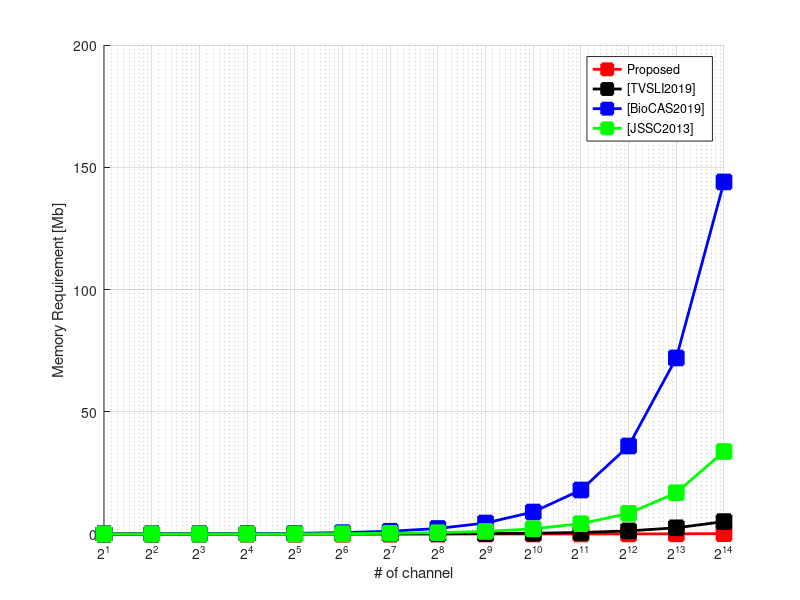

Source code (MATLAB):

figure;
len = 14;
X = bitshift(1,1:len);
len_range=1:len;
Fw= 16 * 2;
Fw_TVLSI = 9 * 4;
Fw_BioCAS = 16 * 64;
Fw_JSSC = 8 * 30;
Nclu = 9;


set(gcf,'color','w');
hold on
plot(X, (Fw+X)*Nclu/(1024*1024), 'r-s', 'LineWidth',2,'MarkerSize',10','MarkerFaceColor','r');
plot(X, X*Fw_TVLSI*Nclu/(1024*1024), 'k-s', 'LineWidth',2,'MarkerSize',10','MarkerFaceColor','k');
plot(X, X*Fw_BioCAS*Nclu/(1024*1024), 'b-s', 'LineWidth',2,'MarkerSize',10','MarkerFaceColor','b');
plot(X, X*Fw_JSSC*Nclu/(1024*1024), 'g-s', 'LineWidth',2,'MarkerSize',10','MarkerFaceColor','g');
hold off

%set(gca,'XTick',X)	% X axis values going to be affected
%set(gca,'XTickLabel',flip(j_start:j_start+(fsize-1)));	% Values goint to appear in above(YTick) places

set(gca,'XScale','log')
legend({'Proposed', '[TVSLI2019]', '[BioCAS2019]','[JSSC2013]'});
xlabel('# of channel');
ylabel('Memory Requirement [Mb]');

for i = len_range
    xt{i} = ['2^{' num2str(len_range(i)),'}'];
end

set(gca,'XTick',bitshift(1,len_range))	% Y axis values going to be affected
set(gca,'XTickLabel',xt);	% Values goint to appear in above(YTick) places
xlim([X(1) X(end)]);
grid on
